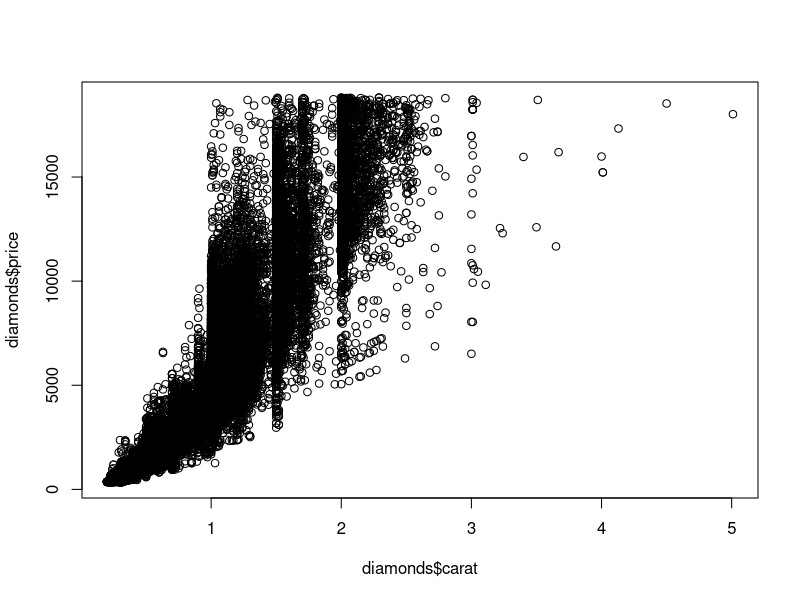
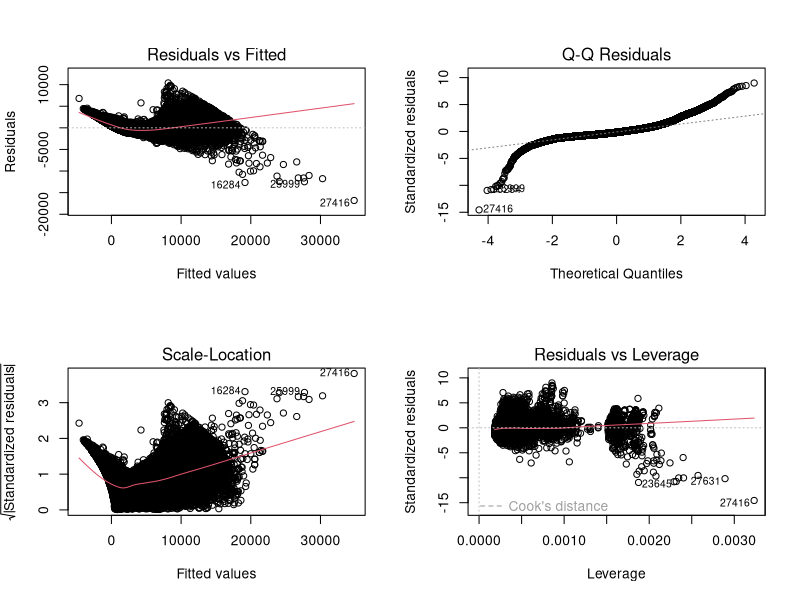
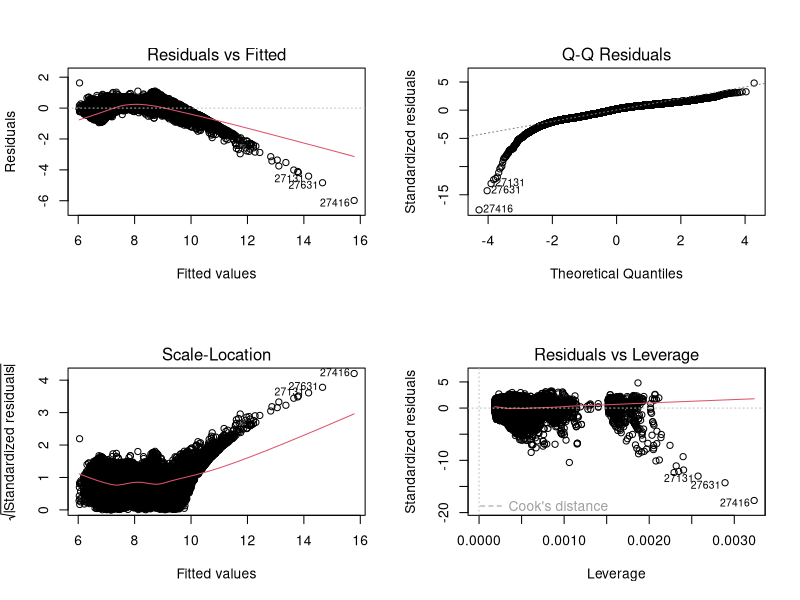

Here is the R script that generated these plots, in order:
## ---- chunk 1
library(ggplot2)
## ---- chunk 2
plot(diamonds$carat, diamonds$price)
## ---- chunk 3
model1 <- lm(price ~ carat + cut + color + clarity, data = diamonds)
summary(model1)
## ---- chunk 4
d1 <- data.frame(carat = 4, color = 'D', clarity = 'IF', cut = 'Ideal')
d1
## ---- chunk 5
predict(model1, d1, interval = 'prediction')
## ---- chunk 6
d2 <- data.frame(carat = 1.75, color = 'D', clarity = 'IF', cut = 'Ideal')
predict(model1, d2, interval = 'prediction')
## ---- chunk 7
par(mfrow = c(2, 2))
plot(model1)
## ---- chunk 8
diamonds$log_price <- log(diamonds$price)
head(diamonds)
## ---- chunk 9
model2 <- lm(log_price ~ carat + cut + color + clarity, data = diamonds)
summary(model2)
## ---- chunk 10
par(mfrow = c(2, 2))
plot(model2)
